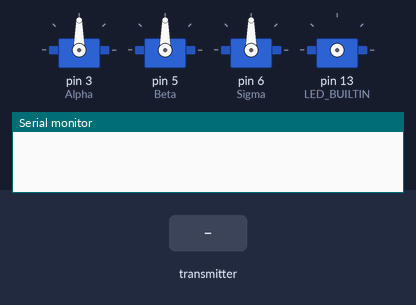
This sketch was run on a simulated Arduino Uno, built with avr-gcc and run on an emulated ATmega328P. Shown: 4 × servo, the last lines printed to the serial monitor. Wiring (inferred from the names in the program): servo: signal pin 13. The test bench sets the inputs (shaded band). No radio packets arrive unless stated; servo pulses on a pin are drawn as a servo (544–2400 µs = 0–180°).

Above: at 1.2 s.
1.3 s: the transmitter starts sending data.0 = 0
At 1.8 s:
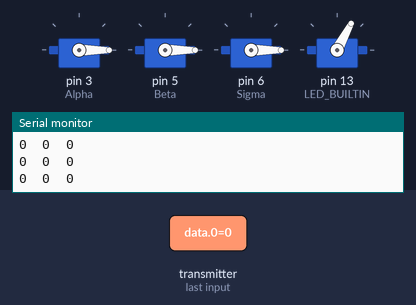
2.8 s: the transmitter starts sending data.1 = 256
At 4.0 s:
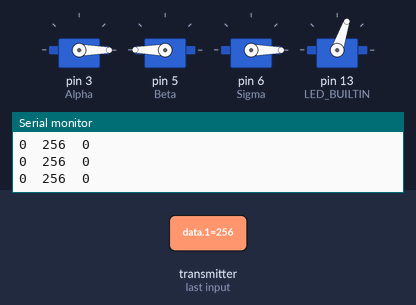
4.3 s: the transmitter starts sending data.2 = 1023
At 5.4 s:
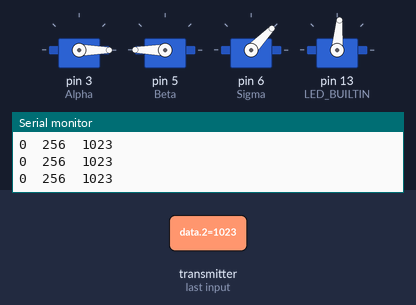
5.8 s: the transmitter starts sending data.1 = 512
At 6.5 s:
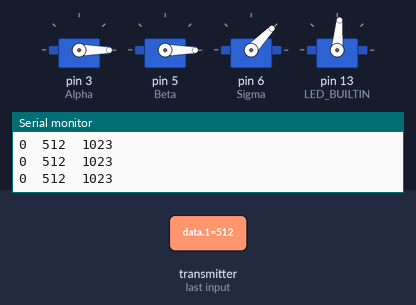
7.3 s: the transmitter starts sending data.2 = 256
At 7.7 s:
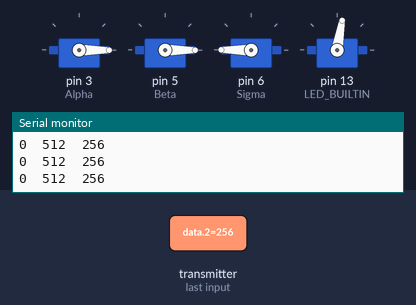
8.8 s: the transmitter starts sending data.0 = 256
At 10.0 s:
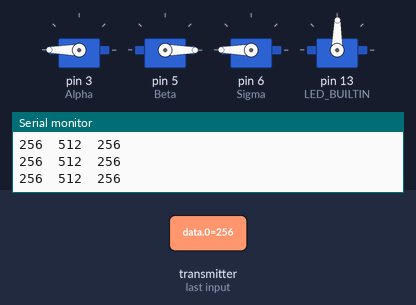
Timing chart, 0 to 11.8 s (numbered marks = the images above; inputs shaded):
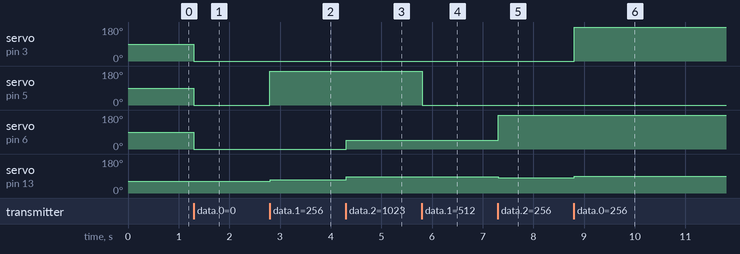

The sketch:

RcRoverRx.ino
```cpp
/*
 * Author: Salim KHAZEM
 * Purpose: RC Robotic Arm Controlled by using NRF24L01
 * PART : Receiver Code
 * Language:  C and Cpp
 * Date : 18 September 2020
 */


#include <SPI.h>
#include <nRF24L01.h>
#include <RF24.h>
#include <Servo.h>
//#include <Motor.h>

/*
 * You can use the Motor Library for control DC Motor
 * For our cases here, we want to control Robotic Arm by using Servomotors
 */

Servo Alpha; // Servo 1
Servo Beta;  // Servo 2
Servo Sigma; // Servo 3

int data[3];  // Variables which contains the receiver Position data f
char x[2];

RF24 radio (7,8);  // Initialize the Radio frequency module

const byte address[6]="00001";
//const byte addr[6]="00002";

void setup() {
  Alpha.attach(3); // Servo 1
  Beta.attach(5);  // Servo 2
  Sigma.attach(6) ; // Servo 3
  pinMode(LED_BUILTIN,OUTPUT);


Serial.begin(9600);
radio.begin();  // Start the NRF24L01 Communication and initialize parameters
radio.openReadingPipe(0,address);  // Switch into the right address (00001)
radio.setPALevel(RF24_PA_MAX);

}

void loop() {
delay(5);
radio.startListening();  // Listening for radiofrequency

if(radio.available()) {
  digitalWrite(LED_BUILTIN,HIGH);  // Seto On  the led when we receive data

  while (radio.available())
  {
  radio.read(&data,sizeof(data)); // Reading data by using the read fucntion, here we use Pointers because the type of data in our case we use Integers so we have to specify address and pointers of data
  Serial.print(data[0]); Serial.print("\t"); Serial.print(data[1]); Serial.print("\t"); Serial.println(data[2]);
/*
 * For using this code, you muse calibrate your Servomotors in the Transmitter code
 *
 *
 */
   Alpha.write(data[0]); // data[0] contains position for the Alpha Servo
   Beta.write(data[1]); // data[1] contains position for the Alpha Servo
   Sigma.write(data[2]); // data[2] contains position for the Alpha Servo


 }
}
digitalWrite(LED_BUILTIN,LOW);
}
```

Measured:
- after the input at 1.3 s, servo on pin 3 (Alpha), servo on pin 5 (Beta), servo on pin 6 (Sigma): 90° → 0° at once
- after the input at 2.8 s, servo on pin 5 (Beta): 0° → 180° at once; servo on pin 13 (LED_BUILTIN): 62° → 71° at once
- after the input at 4.3 s, servo on pin 6 (Sigma): 0° → 46° at once; servo on pin 13 (LED_BUILTIN): 71° → 85° at once
- after the input at 5.8 s, servo on pin 5 (Beta): 180° → 0° at once
- after the input at 7.3 s, servo on pin 6 (Sigma): 46° → 180° at once; servo on pin 13 (LED_BUILTIN): 85° → 80° at once
- after the input at 8.8 s, servo on pin 3 (Alpha): 0° → 180° at once; servo on pin 13 (LED_BUILTIN): 80° → 89° at once
